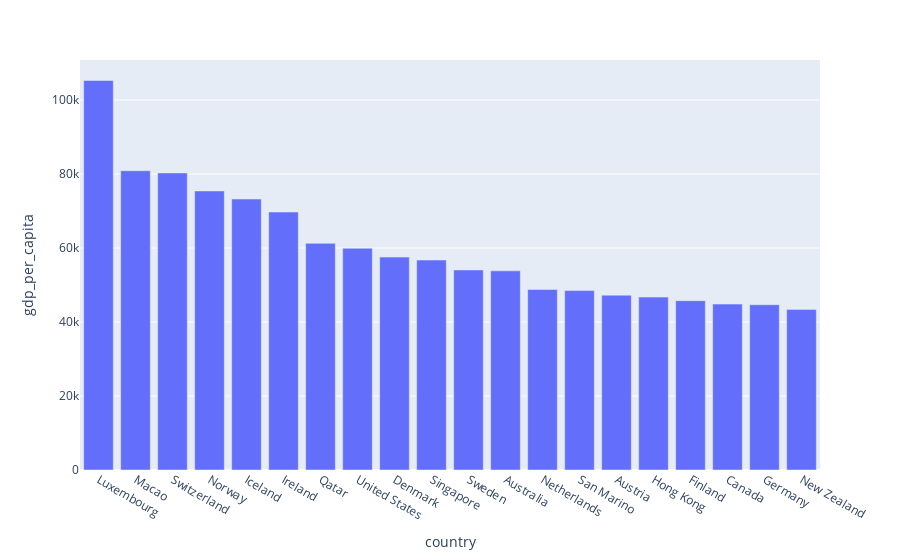

This figure's notebook cell:
### Markdown cell above
### barplot - gdp_per_capita

### Code cell
fig = px.bar(df_gdp.sort_values('gdp_per_capita', ascending = False).head(20),
             x = 'country', y = 'gdp_per_capita')
fig.show()
plt.show()

### Figure 1 — Plotly figure (JSON) as saved in the notebook; plotly's stock layout.template omitted (floating-point values rounded to 4 significant figures)
{"data": [{"alignmentgroup": "True", "hoverlabel": {"namelength": 0}, "hovertemplate": "country=%{x}<br>gdp_per_capita=%{y}", "legendgroup": "", "marker": {"color": "#636efa"}, "name": "", "offsetgroup": "", "orientation": "v", "showlegend": false, "textposition": "auto", "type": "bar", "x": ["Luxembourg", "Macao", "Switzerland", "Norway", "Iceland", "Ireland", "Qatar", "United States", "Denmark", "Singapore", "Sweden", "Australia", "Netherlands", "San Marino", "Austria", "Hong Kong", "Finland", "Canada", "Germany", "New Zealand"], "xaxis": "x", "y": [105280, 80890, 80296, 75428, 73233, 69727, 61264, 59939, 57545, 56746, 54075, 53831, 48796, 48495, 47261, 46733, 45778, 44841, 44680, 43415], "yaxis": "y"}], "layout": {"barmode": "relative", "legend": {"tracegroupgap": 0}, "margin": {"t": 60}, "xaxis": {"anchor": "y", "domain": [0, 1], "title": {"text": "country"}}, "yaxis": {"anchor": "x", "domain": [0, 1], "title": {"text": "gdp_per_capita"}}}}
